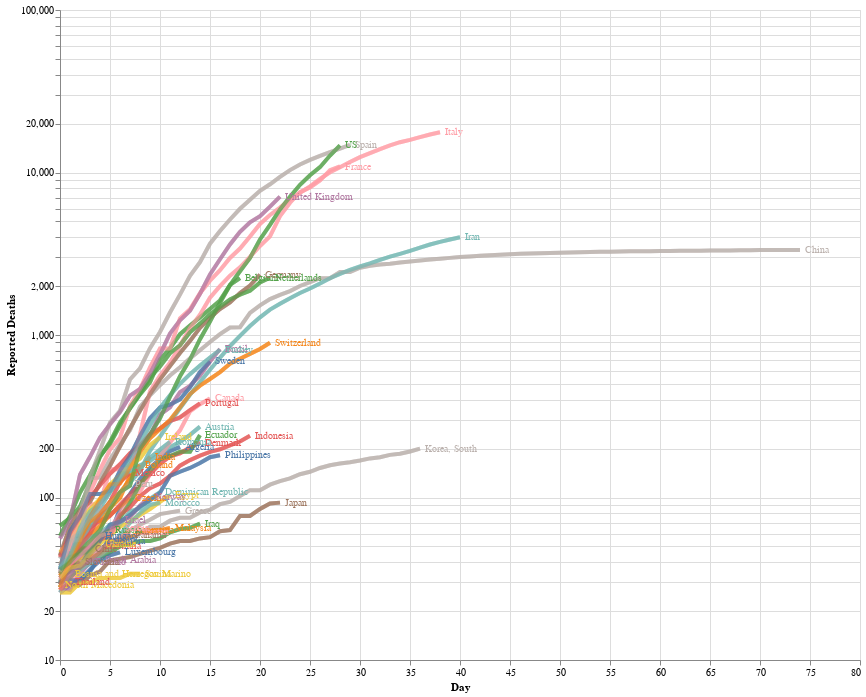

Notebook source saved alongside this figure:
### Markdown cell above
It's not super easy to line up the legend with the curves on the chart so let's put the labels on the chart itself. Thanks to [Jake Vanderplas](http://vanderplas.com/) for this suggestion, and for the code.

### Code cell
# drop NaNs
deaths_long = deaths_long.dropna()

# Selection tool
selection = alt.selection_single(fields=['Country/Region'])
# Color change when clicked
color = alt.condition(selection,
                    alt.Color('Country/Region:N'),
                    alt.value('lightgray'))


# Base altair plot 
base = alt.Chart(deaths_long).mark_line(strokeWidth=4, opacity=0.7).encode(
    x=alt.X('Day'),
    y=alt.Y('Deaths', scale=alt.Scale(type='log')),
    color=alt.Color('Country/Region', legend=None),
).properties(
    width=800,
    height=650
)

# Chart
chart = base.encode(
  color=alt.condition(selection, 'Country/Region:N', alt.value('lightgray'))
).add_selection(
  selection
)

# Overlay
overlay = base.encode(
  color='Country/Region',
  opacity=alt.value(0.5),
  tooltip=['Country/Region:N', 'Name:N']
).transform_filter(
  selection
)

# Text labels
text = base.mark_text(
    align='left',
    dx=5,
    size=10
).encode(
    x=alt.X('Day', aggregate='max',  axis=alt.Axis(title='Day')),
    y=alt.Y('Deaths', aggregate={'argmax': 'Day'}, axis=alt.Axis(title='Reported Deaths')),
    text='Country/Region',  
).transform_filter(
    selection
)

# Sum em up!
chart + overlay + text

### Figure 1 — Vega-Lite specification as saved in the notebook (floating-point values rounded to 4 significant figures; data arrays with more than 128 entries replaced by an {"elided": "..."} marker saying what was removed)
{"config": {"view": {"continuousWidth": 400, "continuousHeight": 300}}, "layer": [{"mark": {"type": "line", "opacity": 0.7, "strokeWidth": 4}, "encoding": {"color": {"condition": {"type": "nominal", "field": "Country/Region", "selection": "selector002"}, "value": "lightgray"}, "x": {"type": "quantitative", "field": "Day"}, "y": {"type": "quantitative", "field": "Deaths", "scale": {"type": "log"}}}, "height": 650, "selection": {"selector002": {"type": "single", "fields": ["Country/Region"]}}, "width": 800}, {"mark": {"type": "line", "opacity": 0.7, "strokeWidth": 4}, "encoding": {"color": {"type": "nominal", "field": "Country/Region"}, "opacity": {"value": 0.5}, "tooltip": [{"type": "nominal", "field": "Country/Region"}, {"type": "nominal", "field": "Name"}], "x": {"type": "quantitative", "field": "Day"}, "y": {"type": "quantitative", "field": "Deaths", "scale": {"type": "log"}}}, "height": 650, "transform": [{"filter": {"selection": "selector002"}}], "width": 800}, {"mark": {"type": "text", "align": "left", "dx": 5, "size": 10}, "encoding": {"color": {"type": "nominal", "field": "Country/Region", "legend": null}, "text": {"type": "nominal", "field": "Country/Region"}, "x": {"type": "quantitative", "aggregate": "max", "axis": {"title": "Day"}, "field": "Day"}, "y": {"type": "quantitative", "aggregate": {"argmax": "Day"}, "axis": {"title": "Reported Deaths"}, "field": "Deaths"}}, "height": 650, "transform": [{"filter": {"selection": "selector002"}}], "width": 800}], "data": {"name": "data-1d71bef2f5adc50457a9d24a5426ecbe"}, "$schema": "https://vega.github.io/schema/vega-lite/v4.8.1.json", "datasets": {"data-1d71bef2f5adc50457a9d24a5426ecbe": {"elided": "837 records"}}}
